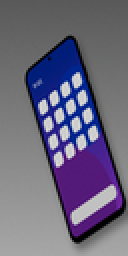
#> input picture dataset/Galaxy_A15/001.png, 64 x 128 px (shown 2 times larger); its folder holds only this picture in this run
$ python entrenar_celulares.py
#> lines starting #> are read from the running program, lines starting #| are printed output that depends on the picture
"""Entrena un clasificador de celulares con imagenes.
Autor: Luis Huanel - Aplicaciones de IA (TI2082)
Estructura: dataset/<Modelo>/*.png (recortes de 64x128)"""

# --- 1) IMPORTAR LAS HERRAMIENTAS ------------------------------------
import glob, json                 # glob: buscar archivos; json: guardar
import cv2, joblib, numpy as np   # cv2: leer imagenes; joblib: guardar IA
from skimage.feature import hog   # HOG: describe la FORMA de la imagen
from sklearn.metrics import accuracy_score, confusion_matrix
from sklearn.model_selection import train_test_split
from sklearn.pipeline import make_pipeline
from sklearn.preprocessing import StandardScaler
from sklearn.svm import SVC       # SVC: el clasificador (SVM)

# --- 2) LOS MODELOS QUE LA IA DEBE RECONOCER -------------------------
# El orden importa: la posicion en la lista es el numero de clase (0, 1, 2)
MODELOS = ["Galaxy A15", "iPhone 13", "Redmi Note 13"]


# --- 3) CONVERTIR UNA IMAGEN EN NUMEROS ------------------------------
def caracteristicas(rgb):
    """Forma (HOG) + color (histograma HSV) de un recorte."""
    # Forma: pasar a gris y medir hacia donde apuntan los bordes
    gris = cv2.cvtColor(rgb, cv2.COLOR_RGB2GRAY)
    forma = hog(gris, orientations=9, pixels_per_cell=(8, 8),
                cells_per_block=(2, 2))
    # Color: contar cuantos pixeles hay de cada tono (HSV separa el
    # color de la luz, por eso resiste mejor los cambios de iluminacion)
    hsv = cv2.cvtColor(rgb, cv2.COLOR_RGB2HSV)
    color = cv2.calcHist([hsv], [0, 1, 2], None, [8, 4, 4],
                         [0, 180, 0, 256, 0, 256]).flatten()
    color = 4 * color / (color.sum() + 1e-9)   # escalar para comparar
    # Se juntan ambas listas de numeros en una sola "huella" de la imagen
    return np.concatenate([forma, color])


# --- 4) LEER LAS IMAGENES DE ENTRENAMIENTO ---------------------------
def cargar(carpeta="dataset"):
    """Recorre dataset/<Modelo>/*.png y devuelve (X, y)."""
#> called with carpeta = 'dataset'
    X, y = [], []                  # X: huellas, y: a que modelo pertenece
    for k, nombre in enumerate(MODELOS):
        patron = f"{carpeta}/{nombre.replace(' ', '_')}/*.png"
        for ruta in sorted(glob.glob(patron)):
            img = cv2.imread(ruta)                       # OpenCV lee BGR
#> img is the input picture: shape (128, 64, 3); mean B, G, R 125.7, 103.4, 107.1
            img = cv2.cvtColor(img, cv2.COLOR_BGR2RGB)   # pasar a RGB
            img = cv2.resize(img, (64, 128))             # mismo tamano
            X.append(caracteristicas(img))
#> in caracteristicas, `gris = cv2.cvtColor(rgb, cv2.COLOR_RGB2GRAY)`:
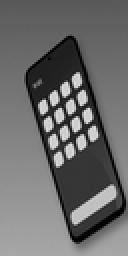
#> gris: shape (128, 64) (shown 2 times larger); min 0, max 227, mean 107.1
#> in caracteristicas, `forma = hog(gris, orientations=9, pixels_per_cell=(8, 8), cells_per_bl..`: forma = 3780 values, max 0.927 at index 569, min 0 at index 5, mean 0.108
#> in caracteristicas, `hsv = cv2.cvtColor(rgb, cv2.COLOR_RGB2HSV)`: hsv: shape (128, 64, 3); mean H, S, V 75, 56, 126.2
#> in caracteristicas, `color = cv2.calcHist([hsv], [0, 1, 2], None, [8, 4, 4], [0, 180, 0, 25..`: color = 128 values, max 1170 at index 1, min 0 at index 5, mean 64
#> in caracteristicas, `color = 4 * color / (color.sum() + 1e-9)`: color = 128 values, max 0.571 at index 1, min 0 at index 5, mean 0.0312
#> pass 3 of the loop in cargar, `for k, nombre in enumerate(MODELOS):`:
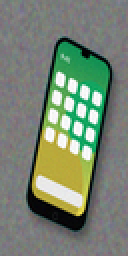
#> input picture dataset/Redmi_Note_13/004.png, 64 x 128 px (shown 2 times larger)
#> in cargar, img is the input picture: shape (128, 64, 3); mean B, G, R 115.1, 132.2, 120
#> in caracteristicas (call 2), `gris = cv2.cvtColor(rgb, cv2.COLOR_RGB2GRAY)`:
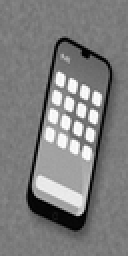
#> gris: shape (128, 64) (shown 2 times larger); min 0, max 255, mean 126.6
#> forma = 3780 values, max 0.772 at index 744, min 0 at index 395, mean 0.124
#> hsv: shape (128, 64, 3); mean H, S, V 79.9, 57.8, 136.6
#> in caracteristicas (call 2), `color = cv2.calcHist([hsv], [0, 1, 2], None, [8, 4, 4], [0, 180, 0, 25..`: color = 128 values, max 540 at index 26, min 0 at index 5, mean 64
#> in caracteristicas (call 2), `color = 4 * color / (color.sum() + 1e-9)`: color = 128 values, max 0.264 at index 26, min 0 at index 5, mean 0.0312
            y.append(k)                                  # etiqueta 0/1/2
    return np.array(X), np.array(y)


# --- 5) DIVIDIR LOS DATOS EN TRES GRUPOS -----------------------------
def separar(y):
    """70% entrenamiento, 15% validacion, 15% prueba."""
    idx = np.arange(len(y))
    # stratify mantiene la misma proporcion de cada modelo en los grupos
    ent, resto = train_test_split(idx, test_size=0.30,
                                  stratify=y, random_state=7)
    val, pru = train_test_split(resto, test_size=0.50,
                                stratify=y[resto], random_state=7)
    return ent, val, pru


# --- 6) ENTRENAR, EVALUAR Y GUARDAR ----------------------------------
if __name__ == "__main__":
    X, y = cargar()
#> y = [0, 2]
    ent, val, pru = separar(y)
#> in separar, `idx = np.arange(len(y))`: idx = [0, 1]
#> (the run stopped early here; a loop or call above may not have finished)
